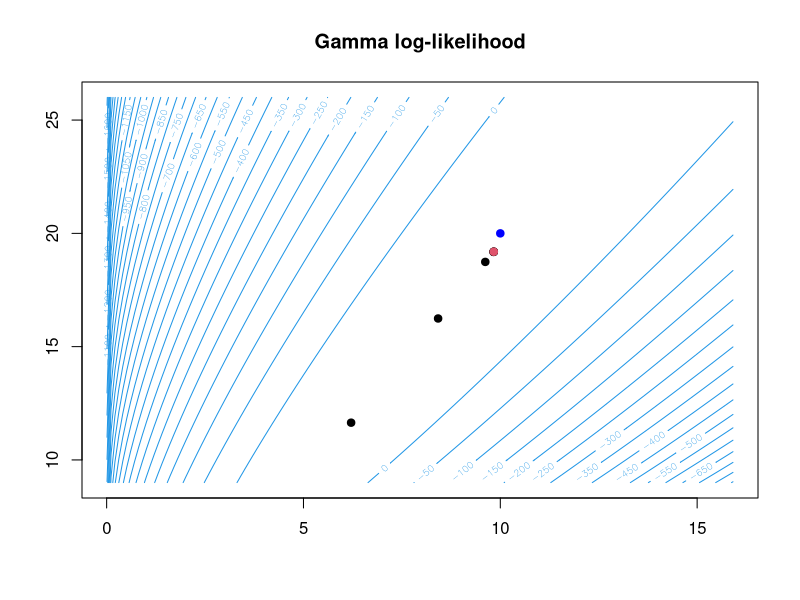

This figure's R source:
## ---- chunk 1

n <- 100
alpha_true <- 10
beta_true <- 20

set.seed(36)
y <- rgamma(n, alpha_true, rate=beta_true)

# max
R <- 1000

alpha_mle <- numeric(R)
beta_mle <- numeric(R)


H <- function(a, b, y){
  n <- length(y)
  
  H <- matrix(NA, 2, 2)
  H[1,1] <- -n*trigamma(a)
  H[1,2] <- n/b
  H[2,1] <- n/b
  H[2,2] <- -n*a/(b^2)
  
  return(H)
}

grad <- function(a, b, y){
  n <- length(y)
  
  grad <- numeric(2)
  grad[1] <- n*log(b) - n*digamma(a) + sum(log(y))
  grad[2] <- n*a/b - sum(y)
  
  return(grad)
}

# Method of moments:
alpha_mle[1] <- (mean(y)^2)/(mean(y^2)-(mean(y)^2))
beta_mle[1] <- mean(y)/(mean(y^2)-(mean(y)^2))

alpha_mle[1]
beta_mle[1]

alpha_mle[1] <-1
beta_mle[1] <- 1

condition <- T
r <- 1
eps <- 0.0001

while(condition){
  r <- r + 1
  theta_new <- c(alpha_mle[r-1], beta_mle[r-1]) - 
                    solve(H(alpha_mle[r-1], beta_mle[r-1], y)) %*%
                       grad(alpha_mle[r-1], beta_mle[r-1], y)
  alpha_mle[r] <- theta_new[1]
  beta_mle[r]  <- theta_new[2]
  
  dist_param <- sqrt(((alpha_mle[r] - alpha_mle[r-1])^2 + (beta_mle[r] - beta_mle[r-1])^2))
  condition <- !(dist_param < eps & 
                   sum(abs(grad(alpha_mle[r], beta_mle[r], y))) < eps) &
                r < R
}

r
alpha_mle <- alpha_mle[1:r]
beta_mle <- beta_mle[1:r]


res <- matrix(NA, ncol=4, nrow=r)
for(i in 1:r){
  res[i,1] <- alpha_mle[i]
  res[i,2] <- beta_mle[i]
  res[i,3] <- grad(alpha_mle[i], beta_mle[i], y)[1]
  res[i,4] <- grad(alpha_mle[i], beta_mle[i], y)[2]
}
colnames(res) <- c("alpha_mle","beta_mle", "grad_1", "grad_2")
res


alpha_grid <- seq(0.01, 16, 0.1)
beta_grid <- seq(0.01, 26, 0.1)
beta_grid <- seq(9, 26, 0.1)

theta <- expand.grid(alpha=alpha_grid, beta=beta_grid)

# Calcola la funzione obiettivo in corrispondenza di ogni riga della griglia:
llik <- apply(theta,1,function(x) sum(log(dgamma(y,as.numeric(x[1]), rate=as.numeric(x[2])))))

# Cambio le dimensioni dell'oggetto contenente i valori della funzione target:
dim(llik) <- c(length(alpha_grid),length(beta_grid))

contour(x=unique(alpha_grid), y=unique(beta_grid),z=llik,
        nlevels = 30,
        col=4,main="Gamma log-likelihood")
points(alpha_mle, beta_mle, pch=19, col=1)
points(alpha_mle[r], beta_mle[r], pch=19, col=2)
points(alpha_true, beta_true, pch=19, col="blue")
